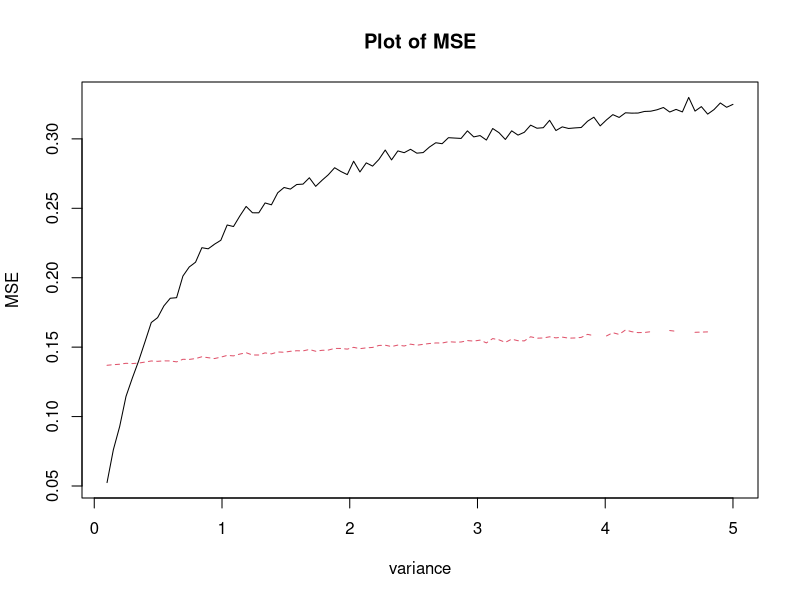
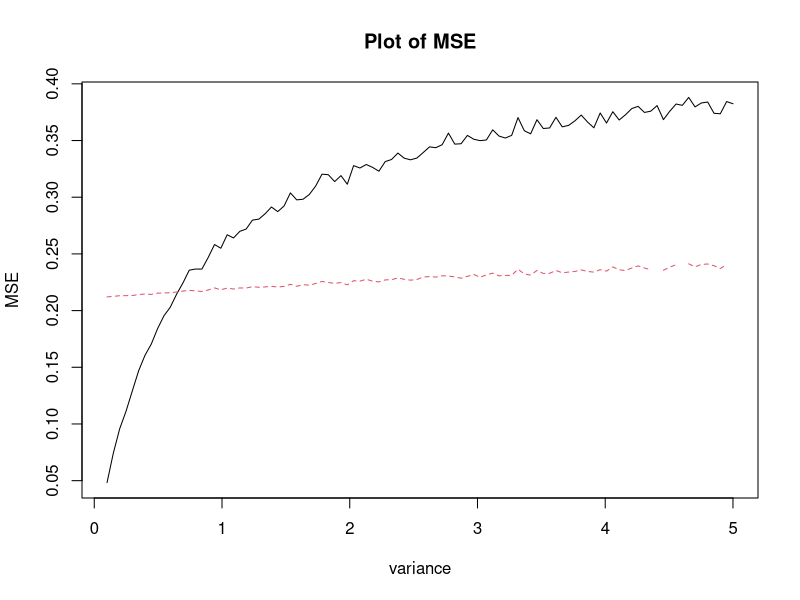
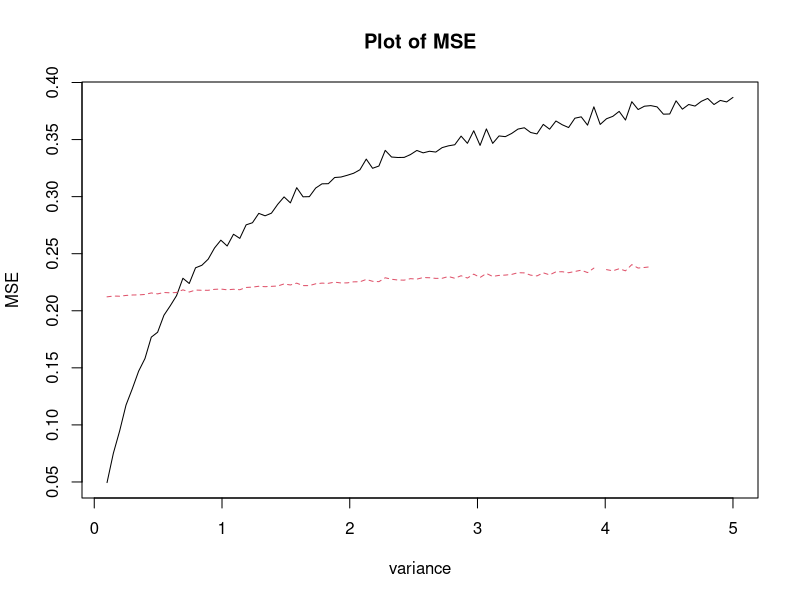

These charts were generated, in order, by the following R code: (Note: a time limit stopped this script after it produced the figures.)
# Problem 9 code#

# MLE function
MLE <- function(y){
  if ((y <= 1) && (y >= 0)){
    return(y)
  } else if (y < 0){
    return(0)
  } else {
    return(1)
  }
}

postMean <- function(y){
  post.mean <- y + (dnorm(y)-dnorm(1-y))/(pnorm(1-y)-pnorm(-y))
  return(post.mean)
}

true.theta <- runif(1)
trails <- 10000
variance <- seq(from = .1, to = 5, length.out = 100)
computeMSE <- function(true.theta, 
                       trails, 
                       variance,
                       to.return = "MSE"){
  thetas <- rnorm(trails,
                  mean = true.theta,
                  sd = sqrt(variance))
  MLE.res <- sapply(thetas, MLE)
  post.mean.res <- sapply(thetas, postMean)
  MLE.mean <- mean(MLE.res)
  post.mean.mean <- mean(post.mean.res)
  MLE.var <- var(MLE.res)
  post.mean.var <- var(post.mean.res)
  MLE.MSE <- (MLE.mean - true.theta)^2+MLE.var
  post.mean.MSE <- ((post.mean.mean - true.theta)^2+
                    post.mean.var)
  MLE.vals <- list("results" = MLE.res,
                   "mean" = MLE.mean,
                   "variance" = MLE.var,
                   "MSE" = MLE.MSE)
  post.mean.vals <- list("results" = post.mean.res, 
                         "mean" = post.mean.mean,
                     "variance" = post.mean.var, 
                     "MSE" = post.mean.MSE)
  return(c(MLE.vals[[to.return]], 
           post.mean.vals[[to.return]]))
}
makeLists <- function(true.theta,
                      trails,
                      variance, 
                      to.return){
  list.of.vals <- lapply(variance, function(x){
    computeMSE(true.theta, trails, x, to.return)
  })
  MLE.vals <- sapply(list.of.vals, "[[", 1)
  post.mean.vals <- sapply(list.of.vals, "[[", 2)
  matplot(variance, 
       cbind(MLE.vals, post.mean.vals),
       type = "l",
       lty = c(1,2),
       main = paste0("Plot of ", to.return),
       ylab = to.return)
}

makeLists(true.theta, trails, variance, "MSE")
makeLists(1, trails, variance, "MSE")
makeLists(0, trails, variance, "MSE")
makeLists(true.theta, trails, variance, "variance")

# Problem 15
c <- qnorm(.75)
val1 <- (5/4)*(1+sqrt(5)*c/2)
val2 <- (5/4)*(1-sqrt(5)*c/2)
p1 <- 1-pnorm(val1, mean = 1, sd = 1)
p2 <- pnorm(val2, mean = 1, sd = 1)
prob <- p1+p2

computeCoverage <- function(cover, true.theta){
  c <- qnorm((1+cover)/2)
  val1 <- (5/4)*(true.theta + sqrt(5)*c/2)
  val2 <- (5/4)*(true.theta - sqrt(5)*c/2)
  p1 <- 1-pnorm(val1, mean = true.theta, sd = 1)
  p2 <- pnorm(val2, mean = true.theta, sd = 1)
  prob <- p1+p2
  return(prob)
}
theta.seq <- seq(from = -16, to = 16, length.out = 10000)
coverage <- sapply(theta.seq, function(x) {
  computeCoverage(.5, x)})
plot(theta.seq, coverage, type = "l")
hist(coverage)
computeCoverage(.5, 2)

computeFreq <- function(cover, true.theta){
  c <- qnorm((1+cover)/2)
  val1 <- true.theta+c
  val2 <- true.theta-c
  p1 <- 1- pnorm(val1, mean = true.theta, sd = 1)
  p2 <- pnoom(val2, mean = true.theta, sd = 1)
  prob <- p1+p2
  return(prob)
}
freq.cover <- sapply(theta.seq, function(x) {
  computeFreq(.5, x)
})
lines(theta.seq, freq.cover)
